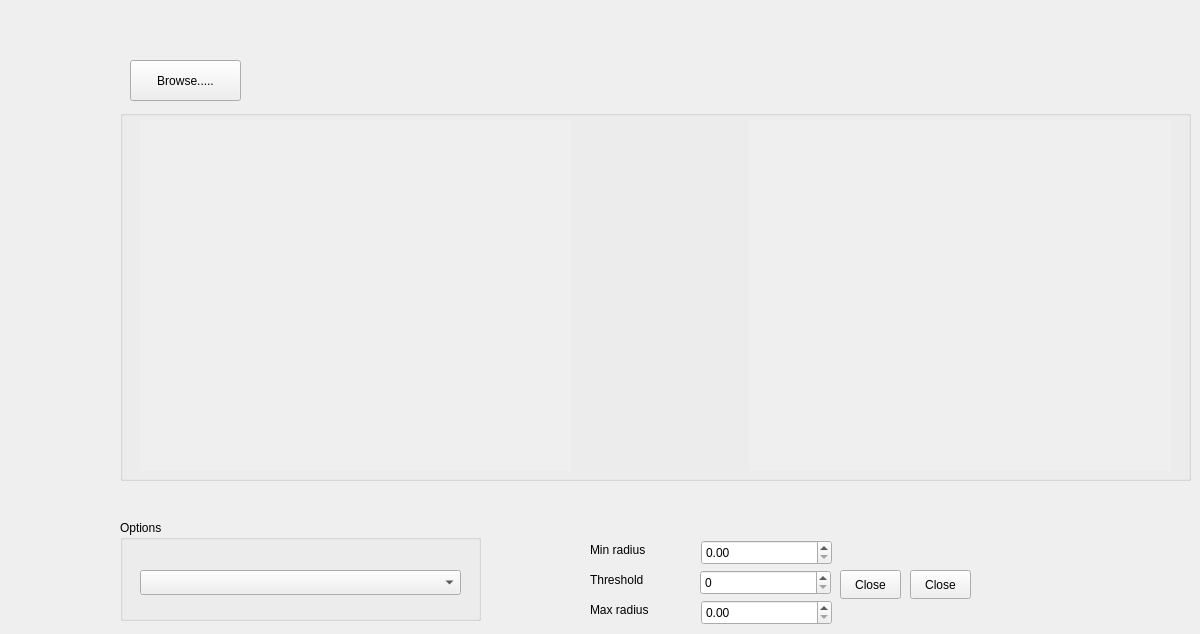
    <widget class="QWidget" name="tab">
     <attribute name="title">
      <string>Tab 4</string>
     </attribute>
     <widget class="QGroupBox" name="tab3groupBox_4">
      <property name="geometry">
       <rect>
        <x>120</x>
        <y>110</y>
        <width>1071</width>
        <height>371</height>
       </rect>
      </property>
      <property name="title">
       <string/>
      </property>
      <widget class="QLabel" name="tab4_image1">
       <property name="geometry">
        <rect>
         <x>20</x>
         <y>10</y>
         <width>431</width>
         <height>351</height>
        </rect>
       </property>
       <property name="autoFillBackground">
        <bool>true</bool>
       </property>
       <property name="text">
        <string/>
       </property>
      </widget>
      <widget class="QLabel" name="tab4_image2">
       <property name="geometry">
        <rect>
         <x>630</x>
         <y>10</y>
         <width>421</width>
         <height>351</height>
        </rect>
       </property>
       <property name="autoFillBackground">
        <bool>true</bool>
       </property>
       <property name="text">
        <string/>
       </property>
      </widget>
     </widget>
     <widget class="QPushButton" name="tab4_Browse">
      <property name="geometry">
       <rect>
        <x>130</x>
        <y>60</y>
        <width>111</width>
        <height>41</height>
       </rect>
      </property>
      <property name="text">
       <string>Browse.....</string>
      </property>
     </widget>
     <widget class="QGroupBox" name="HistogramContainer_2">
      <property name="geometry">
       <rect>
        <x>120</x>
        <y>520</y>
        <width>361</width>
        <height>101</height>
       </rect>
      </property>
      <property name="title">
       <string>Options</string>
      </property>
      <widget class="QComboBox" name="ObjectBox">
       <property name="geometry">
        <rect>
         <x>20</x>
         <y>50</y>
         <width>321</width>
         <height>25</height>
        </rect>
       </property>
       <item>
        <property name="text">
         <string/>
        </property>
       </item>
       <item>
        <property name="text">
         <string>Line Detection</string>
        </property>
       </item>
       <item>
        <property name="text">
         <string>Circle Detection</string>
        </property>
       </item>
       <item>
        <property name="text">
         <string>Ellipse Detection</string>
        </property>
       </item>
      </widget>
     </widget>
     <widget class="QLabel" name="line_label">
      <property name="geometry">
       <rect>
        <x>590</x>
        <y>570</y>
        <width>171</width>
        <height>20</height>
       </rect>
      </property>
      <property name="text">
       <string>Threshold</string>
      </property>
     </widget>
     <widget class="QSpinBox" name="line_threshold">
      <property name="geometry">
       <rect>
        <x>700</x>
        <y>570</y>
        <width>131</width>
        <height>25</height>
       </rect>
      </property>
     </widget>
     <widget class="QLabel" name="min_radius">
      <property name="geometry">
       <rect>
        <x>590</x>
        <y>540</y>
        <width>71</width>
        <height>20</height>
       </rect>
      </property>
      <property name="text">
       <string>Min radius</string>
      </property>
     </widget>
     <widget class="QLabel" name="max_radius">
      <property name="geometry">
       <rect>
        <x>590</x>
        <y>600</y>
        <width>81</width>
        <height>20</height>
       </rect>
      </property>
      <property name="text">
       <string>Max radius</string>
      </property>
     </widget>
     <widget class="QPushButton" name="close_line">
      <property name="geometry">
       <rect>
        <x>840</x>
        <y>570</y>
        <width>61</width>
        <height>29</height>
       </rect>
      </property>
      <property name="text">
       <string>Close</string>
      </property>
     </widget>
     <widget class="QPushButton" name="close_circle">
      <property name="geometry">
       <rect>
        <x>910</x>
        <y>570</y>
        <width>61</width>
        <height>29</height>
       </rect>
      </property>
      <property name="text">
       <string>Close</string>
      </property>
     </widget>
     <widget class="QDoubleSpinBox" name="double_minR">
      <property name="geometry">
       <rect>
        <x>701</x>
        <y>540</y>
        <width>131</width>
        <height>25</height>
       </rect>
      </property>
     </widget>
     <widget class="QDoubleSpinBox" name="double_maxR">
      <property name="geometry">
       <rect>
        <x>701</x>
        <y>600</y>
        <width>131</width>
        <height>25</height>
       </rect>
      </property>
     </widget>
    </widget>
